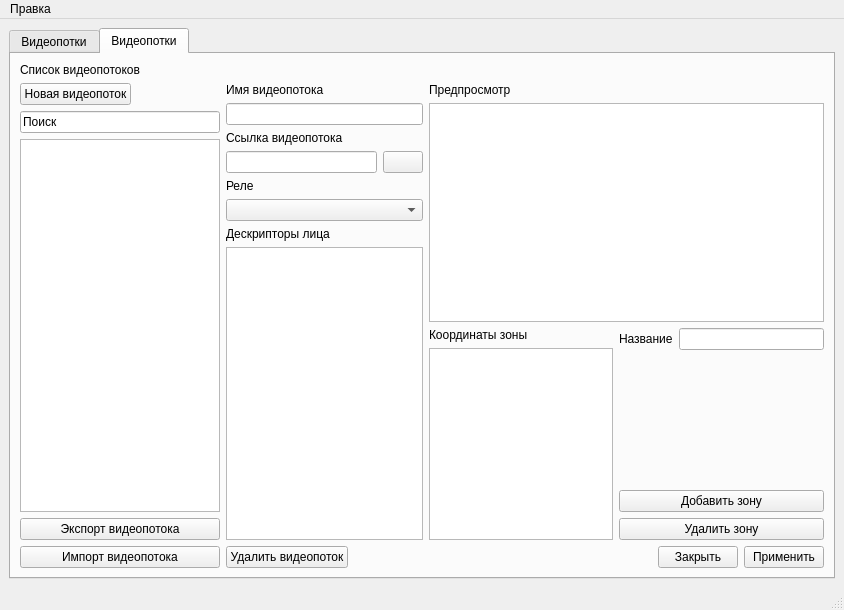
<?xml version="1.0" encoding="UTF-8"?>
<ui version="4.0">
 <class>MainWindow</class>
 <widget class="QMainWindow" name="MainWindow">
  <property name="geometry">
   <rect>
    <x>0</x>
    <y>0</y>
    <width>844</width>
    <height>610</height>
   </rect>
  </property>
  <property name="windowTitle">
   <string>EltexRFS</string>
  </property>
  <widget class="QWidget" name="centralwidget">
   <layout class="QVBoxLayout" name="verticalLayout_17">
    <item>
     <widget class="QTabWidget" name="tabWidget">
      <property name="currentIndex">
       <number>1</number>
      </property>
      <widget class="QWidget" name="tab">
       <attribute name="title">
        <string>Видеопотки</string>
       </attribute>
       <layout class="QHBoxLayout" name="horizontalLayout_8">
        <item>
         <layout class="QHBoxLayout" name="horizontalLayout" stretch="14">
          <item>
           <widget class="QGroupBox" name="groupBox">
            <property name="title">
             <string>Камеры</string>
            </property>
            <layout class="QHBoxLayout" name="horizontalLayout_3" stretch="5">
             <item>
              <layout class="QVBoxLayout" name="verticalLayout_2" stretch="0,1,8,1">
               <item>
                <layout class="QHBoxLayout" name="horizontalLayout_2" stretch="1,20">
                 <item>
                  <widget class="QLabel" name="label_2">
                   <property name="text">
                    <string>Идентификатор потока:</string>
                   </property>
                  </widget>
                 </item>
                 <item>
                  <widget class="QComboBox" name="comboBox">
                   <item>
                    <property name="text">
                     <string/>
                    </property>
                   </item>
                  </widget>
                 </item>
                </layout>
               </item>
               <item>
                <spacer name="verticalSpacer">
                 <property name="orientation">
                  <enum>Qt::Vertical</enum>
                 </property>
                 <property name="sizeHint" stdset="0">
                  <size>
                   <width>20</width>
                   <height>40</height>
                  </size>
                 </property>
                </spacer>
               </item>
               <item>
                <layout class="QVBoxLayout" name="verticalLayout_5">
                 <item>
                  <widget class="QGraphicsView" name="graphicsView"/>
                 </item>
                </layout>
               </item>
               <item>
                <spacer name="verticalSpacer_2">
                 <property name="orientation">
                  <enum>Qt::Vertical</enum>
                 </property>
                 <property name="sizeHint" stdset="0">
                  <size>
                   <width>20</width>
                   <height>40</height>
                  </size>
                 </property>
                </spacer>
               </item>
              </layout>
             </item>
            </layout>
           </widget>
          </item>
         </layout>
        </item>
       </layout>
      </widget>
      <widget class="QWidget" name="tab_2">
       <attribute name="title">
        <string>Видеопотки</string>
       </attribute>
       <layout class="QVBoxLayout" name="verticalLayout_14">
        <item>
         <layout class="QVBoxLayout" name="verticalLayout_13">
          <item>
           <widget class="QLabel" name="label_5">
            <property name="text">
             <string>Список видеопотоков</string>
            </property>
           </widget>
          </item>
          <item>
           <layout class="QHBoxLayout" name="horizontalLayout_6" stretch="1,3">
            <item>
             <layout class="QVBoxLayout" name="verticalLayout_8">
              <item>
               <layout class="QHBoxLayout" name="horizontalLayout_7">
                <item>
                 <widget class="QPushButton" name="pushButton_3">
                  <property name="text">
                   <string>Новая видеопоток</string>
                  </property>
                 </widget>
                </item>
                <item>
                 <spacer name="horizontalSpacer">
                  <property name="orientation">
                   <enum>Qt::Horizontal</enum>
                  </property>
                  <property name="sizeHint" stdset="0">
                   <size>
                    <width>40</width>
                    <height>20</height>
                   </size>
                  </property>
                 </spacer>
                </item>
               </layout>
              </item>
              <item>
               <widget class="QLineEdit" name="lineEdit_3">
                <property name="text">
                 <string>Поиск</string>
                </property>
               </widget>
              </item>
              <item>
               <widget class="QTableWidget" name="tableWidget"/>
              </item>
              <item>
               <layout class="QVBoxLayout" name="verticalLayout_7">
                <item>
                 <widget class="QPushButton" name="pushButton">
                  <property name="text">
                   <string>Экспорт видеопотока</string>
                  </property>
                 </widget>
                </item>
                <item>
                 <widget class="QPushButton" name="pushButton_2">
                  <property name="text">
                   <string>Импорт видеопотока</string>
                  </property>
                 </widget>
                </item>
               </layout>
              </item>
             </layout>
            </item>
            <item>
             <layout class="QVBoxLayout" name="verticalLayout_12">
              <item>
               <layout class="QHBoxLayout" name="horizontalLayout_5" stretch="1,2">
                <item>
                 <layout class="QVBoxLayout" name="verticalLayout_6">
                  <item>
                   <layout class="QVBoxLayout" name="verticalLayout">
                    <item>
                     <widget class="QLabel" name="label">
                      <property name="text">
                       <string>Имя видеопотока</string>
                      </property>
                     </widget>
                    </item>
                    <item>
                     <widget class="QLineEdit" name="lineEdit"/>
                    </item>
                   </layout>
                  </item>
                  <item>
                   <layout class="QVBoxLayout" name="verticalLayout_3">
                    <item>
                     <widget class="QLabel" name="label_3">
                      <property name="text">
                       <string>Ссылка видеопотока</string>
                      </property>
                     </widget>
                    </item>
                    <item>
                     <layout class="QHBoxLayout" name="horizontalLayout_10">
                      <item>
                       <widget class="QLineEdit" name="lineEdit_2"/>
                      </item>
                      <item>
                       <widget class="QPushButton" name="pushButton_7">
                        <property name="sizePolicy">
                         <sizepolicy hsizetype="Minimum" vsizetype="Fixed">
                          <horstretch>0</horstretch>
                          <verstretch>0</verstretch>
                         </sizepolicy>
                        </property>
                        <property name="text">
                         <string/>
                        </property>
                       </widget>
                      </item>
                     </layout>
                    </item>
                    <item>
                     <layout class="QVBoxLayout" name="verticalLayout_11">
                      <item>
                       <widget class="QLabel" name="label_7">
                        <property name="text">
                         <string>Реле</string>
                        </property>
                       </widget>
                      </item>
                      <item>
                       <widget class="QComboBox" name="comboBox_2"/>
                      </item>
                     </layout>
                    </item>
                    <item>
                     <layout class="QVBoxLayout" name="verticalLayout_9">
                      <item>
                       <widget class="QLabel" name="label_6">
                        <property name="text">
                         <string>Дескрипторы лица</string>
                        </property>
                       </widget>
                      </item>
                      <item>
                       <widget class="QTableWidget" name="tableWidget_2"/>
                      </item>
                     </layout>
                    </item>
                   </layout>
                  </item>
                 </layout>
                </item>
                <item>
                 <layout class="QVBoxLayout" name="verticalLayout_4" stretch="16,0">
                  <item>
                   <layout class="QVBoxLayout" name="verticalLayout_10" stretch="0,0">
                    <item>
                     <widget class="QLabel" name="label_4">
                      <property name="text">
                       <string>Предпросмотр</string>
                      </property>
                     </widget>
                    </item>
                    <item>
                     <widget class="QGraphicsView" name="graphicsView_2"/>
                    </item>
                   </layout>
                  </item>
                  <item>
                   <layout class="QHBoxLayout" name="horizontalLayout_12" stretch="9,10">
                    <item>
                     <layout class="QVBoxLayout" name="verticalLayout_15">
                      <item>
                       <widget class="QLabel" name="label_8">
                        <property name="text">
                         <string>Координаты зоны</string>
                        </property>
                       </widget>
                      </item>
                      <item>
                       <widget class="QTextBrowser" name="textBrowser"/>
                      </item>
                     </layout>
                    </item>
                    <item>
                     <layout class="QVBoxLayout" name="verticalLayout_16">
                      <item>
                       <layout class="QHBoxLayout" name="horizontalLayout_11">
                        <item>
                         <widget class="QLabel" name="label_9">
                          <property name="text">
                           <string>Название</string>
                          </property>
                         </widget>
                        </item>
                        <item>
                         <widget class="QLineEdit" name="lineEdit_4"/>
                        </item>
                       </layout>
                      </item>
                      <item>
                       <spacer name="verticalSpacer_4">
                        <property name="orientation">
                         <enum>Qt::Vertical</enum>
                        </property>
                        <property name="sizeHint" stdset="0">
                         <size>
                          <width>20</width>
                          <height>40</height>
                         </size>
                        </property>
                       </spacer>
                      </item>
                      <item>
                       <widget class="QPushButton" name="pushButton_8">
                        <property name="text">
                         <string>Добавить зону</string>
                        </property>
                       </widget>
                      </item>
                      <item>
                       <widget class="QPushButton" name="pushButton_9">
                        <property name="text">
                         <string>Удалить зону</string>
                        </property>
                       </widget>
                      </item>
                     </layout>
                    </item>
                   </layout>
                  </item>
                 </layout>
                </item>
               </layout>
              </item>
              <item>
               <layout class="QHBoxLayout" name="horizontalLayout_9">
                <item>
                 <widget class="QPushButton" name="pushButton_6">
                  <property name="text">
                   <string>Удалить видеопоток</string>
                  </property>
                 </widget>
                </item>
                <item>
                 <spacer name="horizontalSpacer_2">
                  <property name="orientation">
                   <enum>Qt::Horizontal</enum>
                  </property>
                  <property name="sizeHint" stdset="0">
                   <size>
                    <width>40</width>
                    <height>20</height>
                   </size>
                  </property>
                 </spacer>
                </item>
                <item>
                 <layout class="QHBoxLayout" name="horizontalLayout_4">
                  <item>
                   <widget class="QPushButton" name="pushButton_4">
                    <property name="text">
                     <string>Закрыть</string>
                    </property>
                   </widget>
                  </item>
                  <item>
                   <widget class="QPushButton" name="pushButton_5">
                    <property name="text">
                     <string>Применить</string>
                    </property>
                   </widget>
                  </item>
                 </layout>
                </item>
               </layout>
              </item>
             </layout>
            </item>
           </layout>
          </item>
         </layout>
        </item>
       </layout>
      </widget>
     </widget>
    </item>
   </layout>
  </widget>
  <widget class="QMenuBar" name="menubar">
   <property name="geometry">
    <rect>
     <x>0</x>
     <y>0</y>
     <width>844</width>
     <height>22</height>
    </rect>
   </property>
   <widget class="QMenu" name="menu">
    <property name="title">
     <string>Правка</string>
    </property>
    <addaction name="action"/>
    <addaction name="action_2"/>
    <addaction name="action_3"/>
    <addaction name="action_4"/>
    <addaction name="action_5"/>
   </widget>
   <addaction name="menu"/>
  </widget>
  <widget class="QStatusBar" name="statusbar"/>
  <action name="action">
   <property name="text">
    <string>Добавить видеопоток...</string>
   </property>
  </action>
  <action name="action_2">
   <property name="text">
    <string>Добавить дескриптор лица</string>
   </property>
  </action>
  <action name="action_3">
   <property name="text">
    <string>Добавить дескрипторы к потоку
</string>
   </property>
  </action>
  <action name="action_4">
   <property name="text">
    <string>Добавлить реле </string>
   </property>
  </action>
  <action name="action_5">
   <property name="text">
    <string>Добавлить реле  в поток</string>
   </property>
  </action>
 </widget>
 <resources/>
 <connections/>
</ui>
